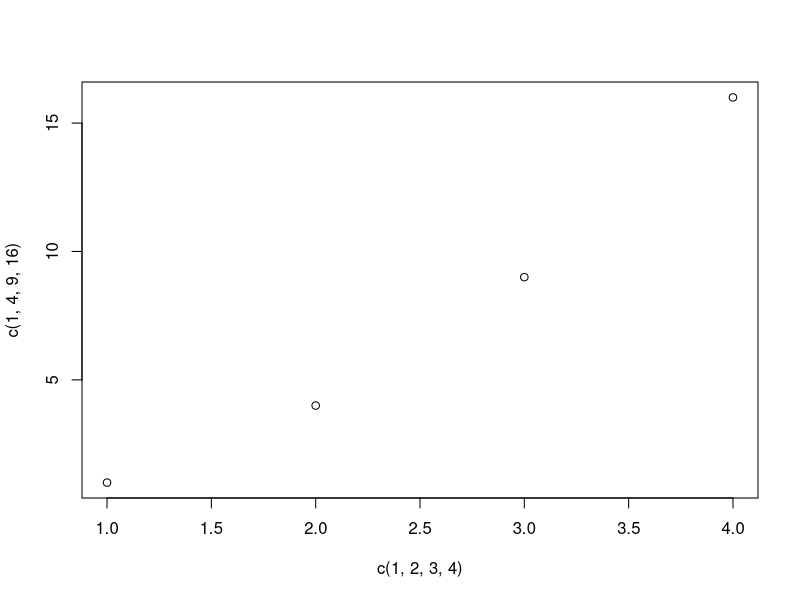
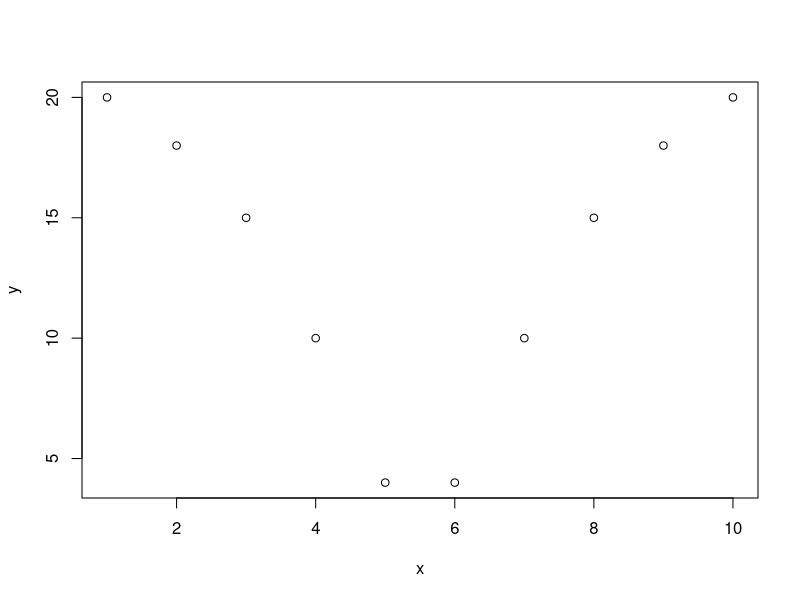
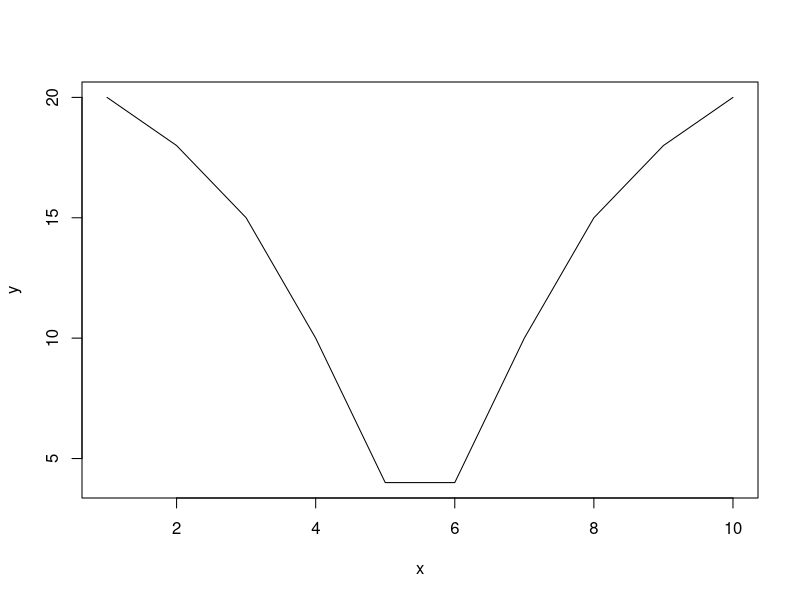
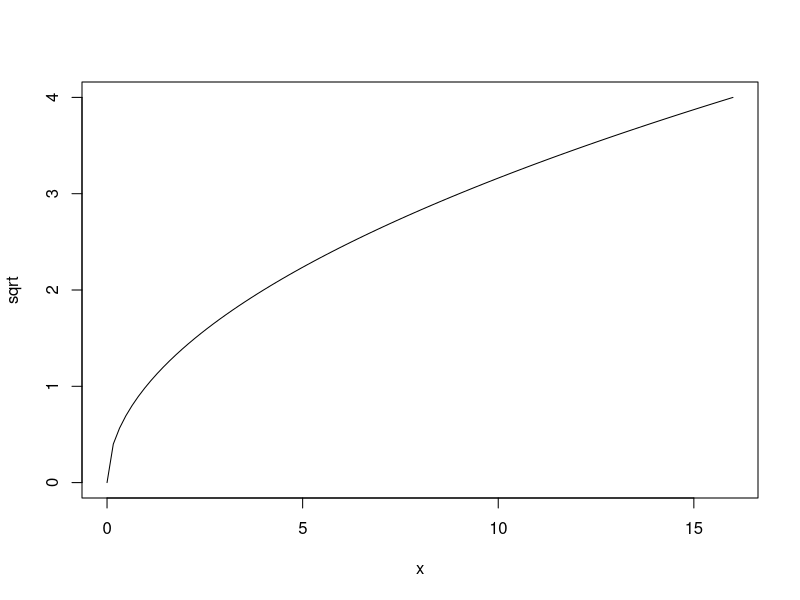
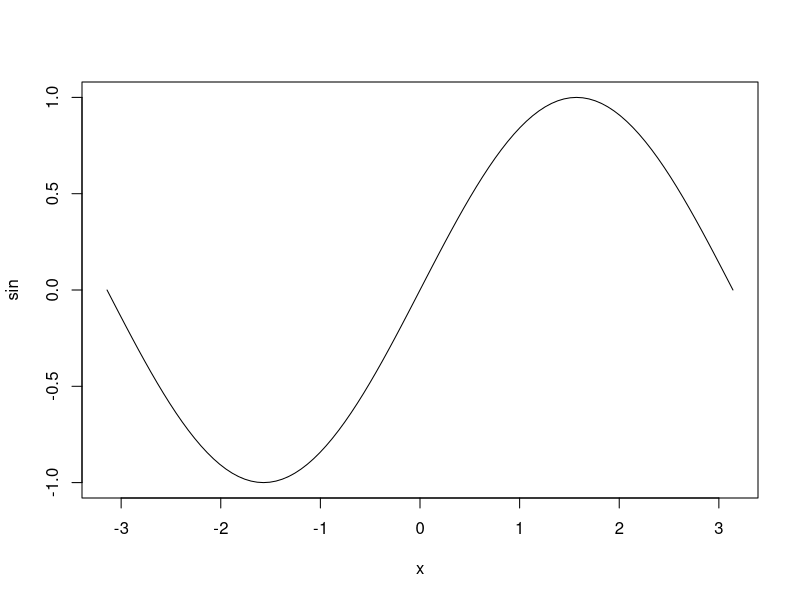

These charts were generated, in order, by the following R code:
#Sum 3 plus 3
3+3

#Multiply 5 times 12
5*12

#Substract 3 to 4
4-3

#Divide 47 by 17
47/17


#assign a numeric value to chocolatebar
chocolatebar <- 3
chocolatebar


#Assign to height 6
height <- 6


#Assign to weight 191
weight <- 191




#assign a character value to anyword
anyword <- "dog"
anyword

#do the same to another variable
dsfsdggs <- "dog"
dsfsdggs

#Logic
3<4
7>11


#Alfabetic order
"Daniel" > "Debbie"
"Daniel" > "Adrian"


#combine
c(1,3,8)

#Compute average
mean(c(1,3,8))

#plot a parabola
plot(x=c(1,2,3,4), y=c(1,4,9,16))



#run the following lines

x <- c(1,2,3,4,5,6,7,8,9,10)
y <- c(20, 18, 15, 10, 4, 4, 10, 15, 18, 20)

#Plot x and y

plot(x,y)

plot(x,y, "l")



#plot the sqrt function from 0 to 16
plot(sqrt, 0, 16)

#plot the sin function from -pi to pi
plot(sin, -pi, pi)


#install packages

install.packages("ggplot2")

library(ggplot2)

?ggplot



